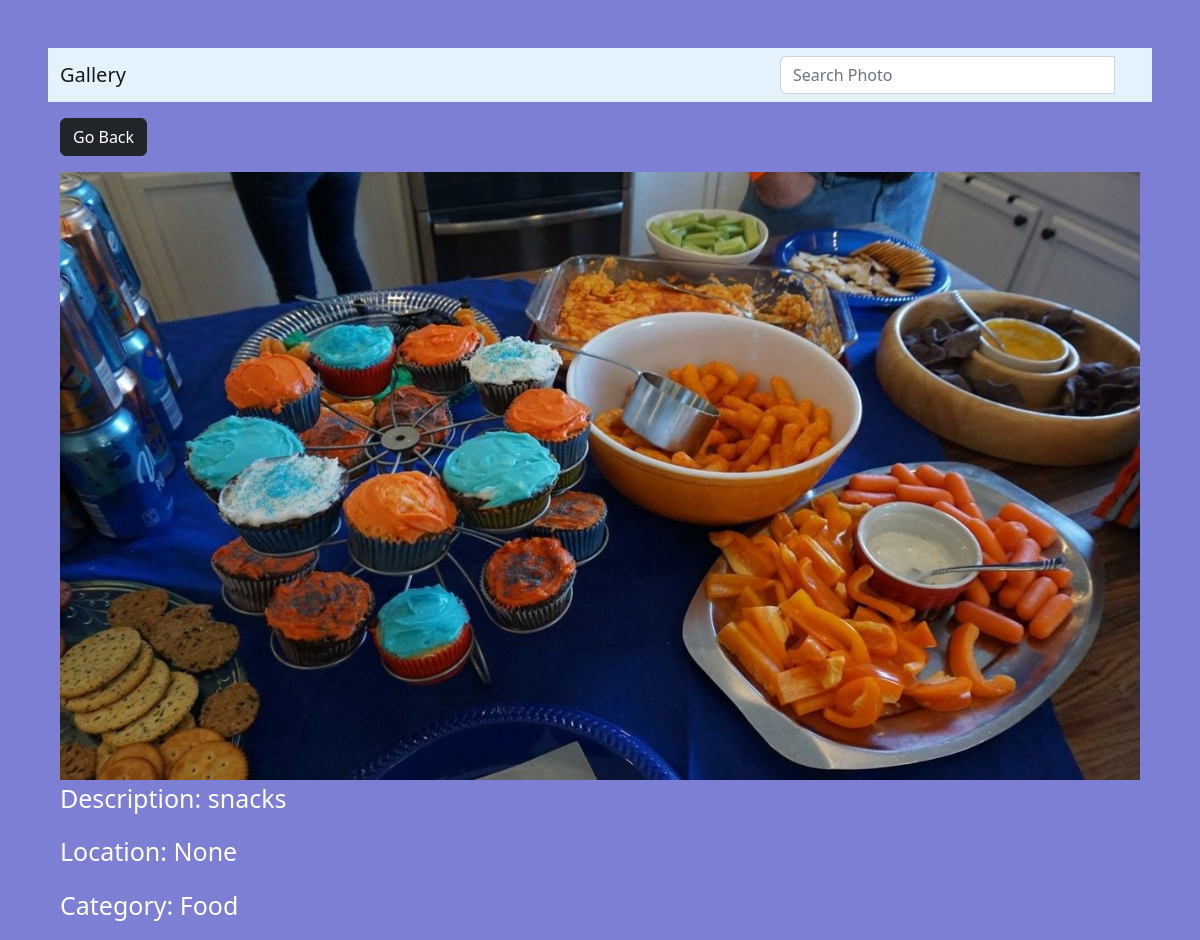
The app's page /photo/5/ with its own data.
### photos/models.py (models this page shows, shortened)
class Photo(models.Model):
   category= models.ForeignKey(Category, on_delete=models.SET_NULL, null=True, blank=True)
   location = models.ForeignKey(Location, on_delete=models.SET_NULL, null=True, blank=True)
   image= models.ImageField(null=False, blank=False)
   description = models.TextField()

class Category(models.Model):
    name= models.CharField(max_length=100,null=False, blank=False)
    def __str__(self):
        return self.name

### photos/views.py (the view)
# urls.py: path('photo/<str:pk>/',views.viewPhoto, name='photo'),
def viewPhoto(request, pk):
    photos = Photo.objects.get(id=pk)
    return render(request, 'photos/photo.html',{'photo':photos})

### photos/templates/photos/photo.html (shortened to what this page needs)
{% extends 'base.html' %}
{% block content%}
{%load static%}
<!DOCTYPE html>
<html lang="en">
<head>
    <link rel=”stylesheet” href="../../../static/css/photo.css">
<link href="https://cdn.jsdelivr.net/npm/bootstrap@5.2.0-beta1/dist/css/bootstrap.min.css" rel="stylesheet">
</head>
<body class="m-5">
    <div class="container">
        <div class="row justify-content-center">
            <div class="col-">
                <a href="{% url 'gallery' %}"class="btn btn-dark my-3">Go Back</a>
                <div class="content_img">
                    <div style="height:90vh;">
                        <img style="max-width:100%; max-height: 100%;" src="{{photo.image.url}} " alt="">
                        <div id="mn" class="description">
                        <p >Description: {{photo.description}} </p>
                        <p>Location: {{photo.location}}</p>
                        <p>Category: {{photo.category}}</p>
                        </div>
                    </div>
                </div>
            </div>
        </div>
    </div>
{%endblock%}

### photos/templates/photos/photo.html (style rules this page uses)
body { background-color: #7d7fd4; }
#mn { color: #fff; font-size: 25px; }

### records on screen
Photo: image (picture), description "snacks", location "None", category "Food"
